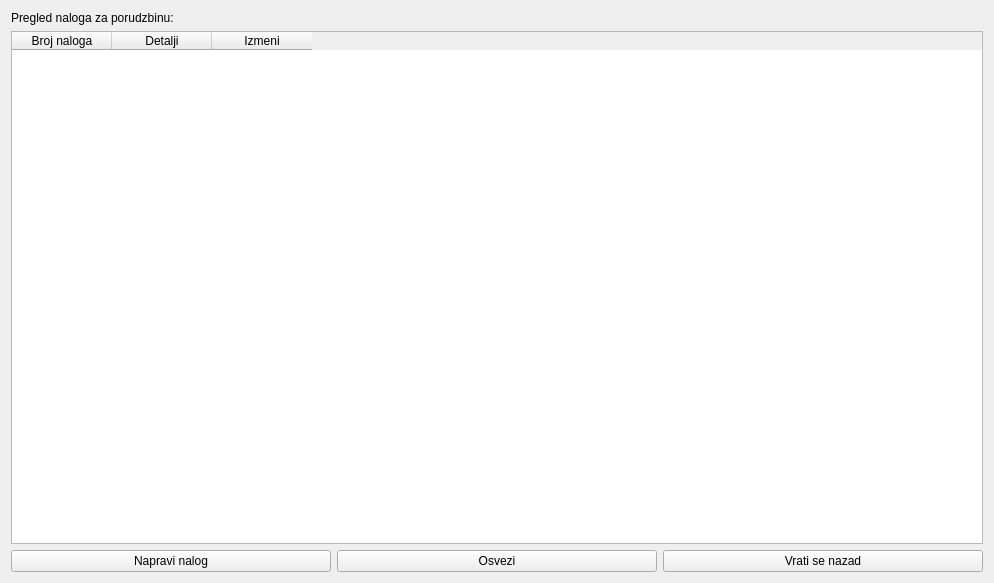
<?xml version="1.0" encoding="UTF-8"?>
<ui version="4.0">
 <class>CommandsView</class>
 <widget class="QWidget" name="CommandsView">
  <property name="geometry">
   <rect>
    <x>0</x>
    <y>0</y>
    <width>994</width>
    <height>583</height>
   </rect>
  </property>
  <property name="windowTitle">
   <string>Form</string>
  </property>
  <layout class="QVBoxLayout" name="verticalLayout">
   <item>
    <widget class="QLabel" name="label">
     <property name="text">
      <string>Pregled naloga za porudzbinu: </string>
     </property>
    </widget>
   </item>
   <item>
    <widget class="QTableWidget" name="tableWidget">
     <column>
      <property name="text">
       <string>Broj naloga</string>
      </property>
     </column>
     <column>
      <property name="text">
       <string>Detalji</string>
      </property>
     </column>
     <column>
      <property name="text">
       <string>Izmeni</string>
      </property>
     </column>
    </widget>
   </item>
   <item>
    <layout class="QHBoxLayout" name="horizontalLayout">
     <item>
      <widget class="QPushButton" name="NewCommand">
       <property name="text">
        <string>Napravi nalog</string>
       </property>
      </widget>
     </item>
     <item>
      <widget class="QPushButton" name="Refresh">
       <property name="text">
        <string>Osvezi</string>
       </property>
      </widget>
     </item>
     <item>
      <widget class="QPushButton" name="Back">
       <property name="text">
        <string>Vrati se nazad</string>
       </property>
      </widget>
     </item>
    </layout>
   </item>
  </layout>
 </widget>
 <resources/>
 <connections/>
</ui>
